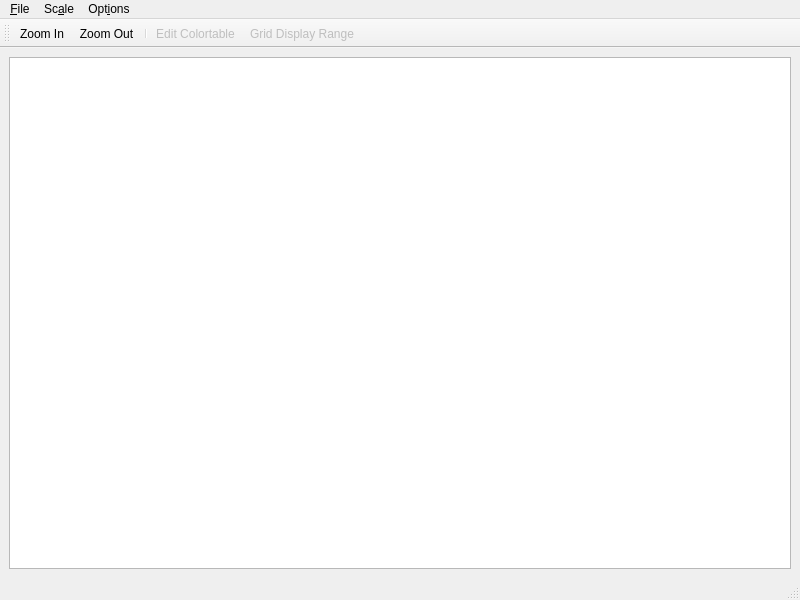
<?xml version="1.0" encoding="UTF-8"?>
<ui version="4.0">
 <class>MapViewer</class>
 <widget class="QMainWindow" name="MapViewer">
  <property name="geometry">
   <rect>
    <x>0</x>
    <y>0</y>
    <width>800</width>
    <height>600</height>
   </rect>
  </property>
  <property name="windowTitle">
   <string>MainWindow</string>
  </property>
  <widget class="QWidget" name="centralwidget">
   <layout class="QVBoxLayout" name="verticalLayout">
    <item>
     <widget class="QGraphicsView" name="graphicsView">
      <property name="enabled">
       <bool>true</bool>
      </property>
     </widget>
    </item>
   </layout>
  </widget>
  <widget class="QMenuBar" name="menubar">
   <property name="geometry">
    <rect>
     <x>0</x>
     <y>0</y>
     <width>800</width>
     <height>28</height>
    </rect>
   </property>
   <widget class="QMenu" name="menu_File">
    <property name="title">
     <string>&amp;File</string>
    </property>
    <addaction name="actionOpen_Grid"/>
    <addaction name="actionClose_Grid"/>
    <addaction name="separator"/>
    <addaction name="action_Print"/>
    <addaction name="separator"/>
    <addaction name="separator"/>
    <addaction name="actionE_xit"/>
    <addaction name="separator"/>
    <addaction name="separator"/>
   </widget>
   <widget class="QMenu" name="menu_Items">
    <property name="title">
     <string>Sc&amp;ale</string>
    </property>
    <addaction name="actionZoom_In"/>
    <addaction name="actionZoom_Out"/>
    <addaction name="action_Fit_Window"/>
   </widget>
   <widget class="QMenu" name="menuOptions">
    <property name="title">
     <string>Opt&amp;ions</string>
    </property>
    <addaction name="actionCoordinate_Font"/>
    <addaction name="actionLines_Font"/>
    <addaction name="separator"/>
    <addaction name="actionEdit_Colortable"/>
    <addaction name="actionGrid_Display_Range"/>
    <addaction name="actionDisplay_Colorbar"/>
   </widget>
   <addaction name="menu_File"/>
   <addaction name="menu_Items"/>
   <addaction name="menuOptions"/>
  </widget>
  <widget class="QStatusBar" name="statusbar"/>
  <widget class="QToolBar" name="toolBar">
   <property name="windowTitle">
    <string>toolBar</string>
   </property>
   <attribute name="toolBarArea">
    <enum>TopToolBarArea</enum>
   </attribute>
   <attribute name="toolBarBreak">
    <bool>false</bool>
   </attribute>
   <addaction name="actionZoom_In"/>
   <addaction name="actionZoom_Out"/>
   <addaction name="separator"/>
   <addaction name="actionEdit_Colortable"/>
   <addaction name="actionGrid_Display_Range"/>
  </widget>
  <action name="actionE_xit">
   <property name="text">
    <string>E&amp;xit</string>
   </property>
   <property name="shortcut">
    <string>Ctrl+X</string>
   </property>
  </action>
  <action name="actionSet_Grid">
   <property name="text">
    <string>Set &amp;Grid</string>
   </property>
   <property name="shortcut">
    <string>Ctrl+G</string>
   </property>
  </action>
  <action name="action_Print">
   <property name="text">
    <string>Export &amp;PDF</string>
   </property>
   <property name="shortcut">
    <string>Ctrl+P</string>
   </property>
  </action>
  <action name="actionOpen_Grid">
   <property name="text">
    <string>Open &amp;Grid</string>
   </property>
  </action>
  <action name="actionZoom_In">
   <property name="icon">
    <iconset resource="icons.qrc">
     <normaloff>:/icons/Zoom-Plus-icon.png</normaloff>:/icons/Zoom-Plus-icon.png</iconset>
   </property>
   <property name="text">
    <string>&amp;Zoom In</string>
   </property>
   <property name="shortcut">
    <string>Ctrl++</string>
   </property>
  </action>
  <action name="actionZoom_Out">
   <property name="icon">
    <iconset resource="icons.qrc">
     <normaloff>:/icons/Zoom-Minus-icon.png</normaloff>:/icons/Zoom-Minus-icon.png</iconset>
   </property>
   <property name="text">
    <string>Zoom &amp;Out</string>
   </property>
   <property name="shortcut">
    <string>Ctrl+-</string>
   </property>
  </action>
  <action name="actionEdit_Colortable">
   <property name="enabled">
    <bool>false</bool>
   </property>
   <property name="icon">
    <iconset resource="icons.qrc">
     <normaloff>:/icons/images/colortable-icon-32x32.png</normaloff>:/icons/images/colortable-icon-32x32.png</iconset>
   </property>
   <property name="text">
    <string>Edit &amp;Colortable</string>
   </property>
   <property name="shortcut">
    <string>Ctrl+T</string>
   </property>
  </action>
  <action name="actionGrid_Display_Range">
   <property name="enabled">
    <bool>false</bool>
   </property>
   <property name="icon">
    <iconset resource="icons.qrc">
     <normaloff>:/icons/images/select-range-icon-32x32.png</normaloff>:/icons/images/select-range-icon-32x32.png</iconset>
   </property>
   <property name="text">
    <string>Grid Display &amp;Range</string>
   </property>
   <property name="shortcut">
    <string>Ctrl+R</string>
   </property>
  </action>
  <action name="actionClose_Grid">
   <property name="enabled">
    <bool>false</bool>
   </property>
   <property name="text">
    <string>Close Grid</string>
   </property>
  </action>
  <action name="actionDisplay_Colorbar">
   <property name="checkable">
    <bool>true</bool>
   </property>
   <property name="enabled">
    <bool>false</bool>
   </property>
   <property name="text">
    <string>Show Color&amp;bar</string>
   </property>
   <property name="shortcut">
    <string>Ctrl+B</string>
   </property>
  </action>
  <action name="action_Fit_Window">
   <property name="text">
    <string>&amp;Fit Window</string>
   </property>
   <property name="shortcut">
    <string>Ctrl+0</string>
   </property>
  </action>
  <action name="actionCoordinate_Font">
   <property name="text">
    <string>Coordinate Font</string>
   </property>
  </action>
  <action name="actionLines_Font">
   <property name="text">
    <string>Lines Font</string>
   </property>
  </action>
 </widget>
 <resources>
  <include location="icons.qrc"/>
 </resources>
 <connections>
  <connection>
   <sender>actionE_xit</sender>
   <signal>triggered()</signal>
   <receiver>MapViewer</receiver>
   <slot>close()</slot>
   <hints>
    <hint type="sourcelabel">
     <x>-1</x>
     <y>-1</y>
    </hint>
    <hint type="destinationlabel">
     <x>399</x>
     <y>299</y>
    </hint>
   </hints>
  </connection>
 </connections>
</ui>
